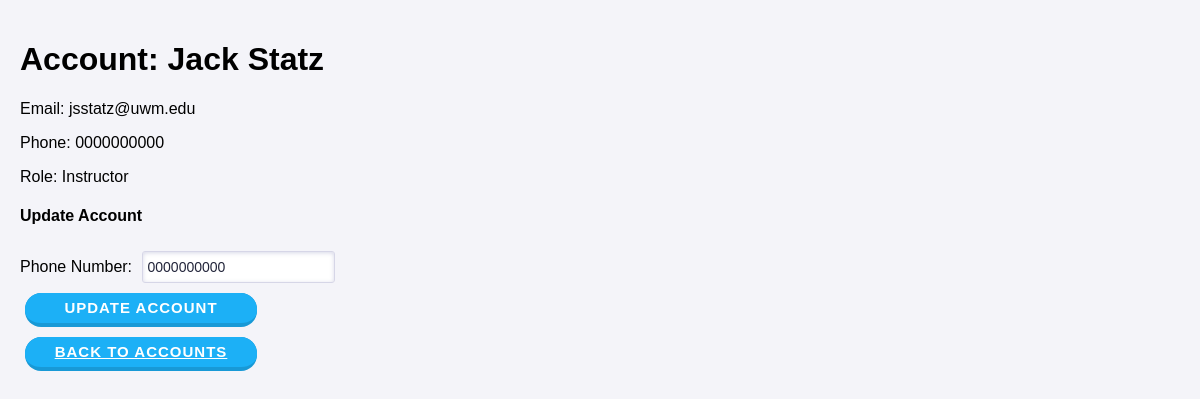
/account/4/, run on an earlier commit of the app's database.
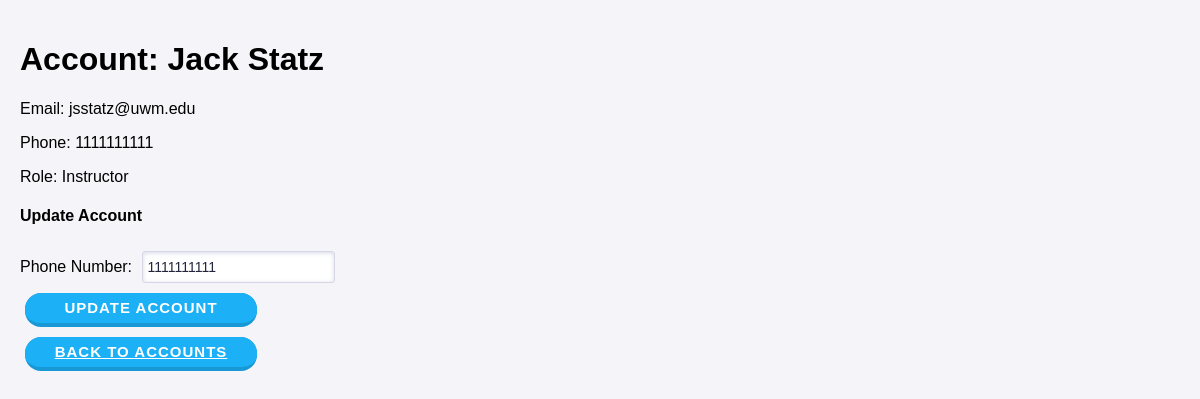
And on a later commit of the database.
### ScheduleAppData/models.py (models this page shows)
class User(models.Model):
    class Role(models.TextChoices):
        Supervisor = "Supervisor"
        Instructor = "Instructor"
        TA = "TA"
    Id = models.AutoField(primary_key=True)
    FirstName = models.CharField(max_length=120)
    LastName = models.CharField(max_length=120)
    Email = models.CharField(max_length=120)
    Password = models.CharField(max_length=120)
    Phone = models.CharField(max_length=120)
    Role = models.CharField(choices=Role.choices, max_length=20)

### ScheduleAppData/views.py (the view, shortened to what this page needs)
# urls.py: path('account/<int:account_id>/', AccountPage.as_view(), name='account_page'),
class AccountPage(View):
    def get(self, request, account_id):
        account = User.objects.get(Id=account_id)
        return render(request, 'AccountPage.html', {'account': account})

### templates/AccountPage.html (shortened to what this page needs)
{% load static %}
<!DOCTYPE html>
<html lang="en">
<head>
    <link rel="stylesheet" href="{% static 'css/styles.css' %}">
</head>
<body>
    <div class="container">
        <h1>Account: {{ account.FirstName }} {{ account.LastName }}</h1>
        <p>Email: {{ account.Email }}</p>
        <p>Phone: {{ account.Phone }}</p>
        <p>Role: {{ account.Role }}</p>
        <h4>Update Account</h4>
        <form method="POST">
            <div class="form-group">
                <label for="phone">Phone Number:</label>
                <input type="tel" id="phone" name="phone" value="{{ account.Phone }}" class="text-field" required>
            </div>
            <button type="submit" name="update_account" class="button">Update Account</button>
        </form>
        <a href="/accounts/" class="button">Back to Accounts</a>
    </div>
</body>
</html>

What changed in the data, as far as the page shows it:
changed User "Jack": Phone "0000000000" → "1111111111"; phone "0000000000" → "1111111111"
